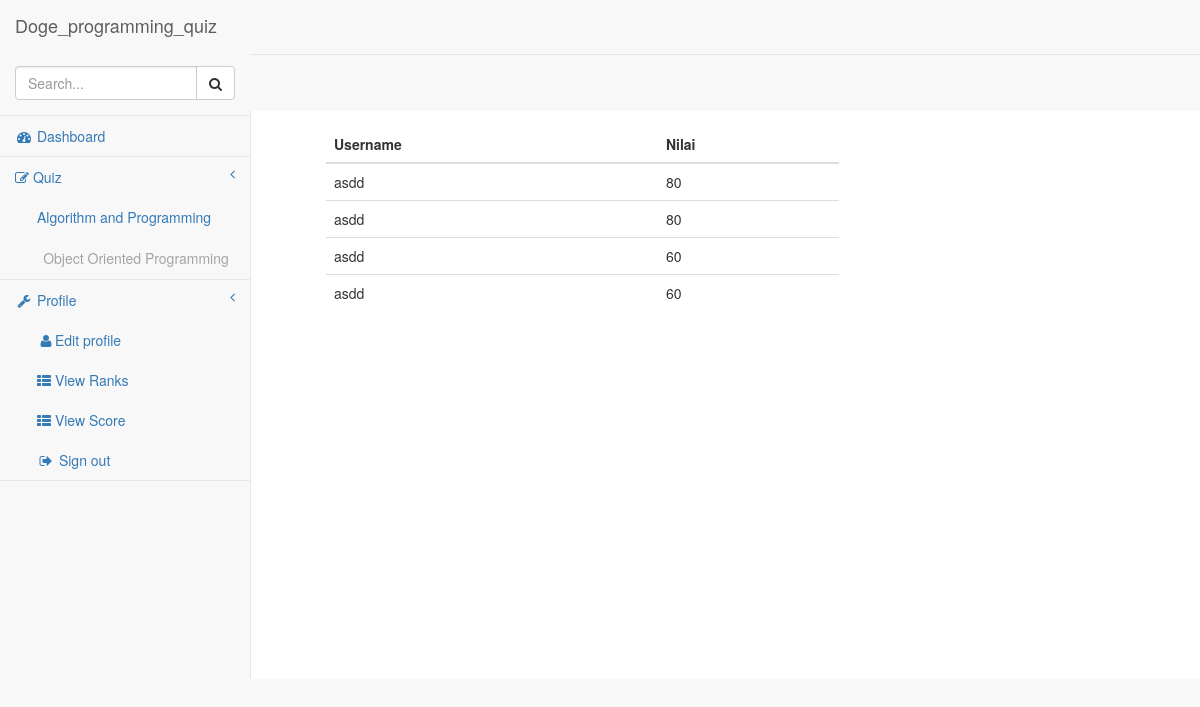
The app's page /pages/nilai_user.php (signed in) with its own data.
### tables this page shows
CREATE TABLE `result` (
  `id` int(5) NOT NULL,
  `username` varchar(100) NOT NULL,
  `skor` int(100) NOT NULL
);

### pages/nilai_user.php (the view, shortened to what this page needs)
<?php
    include('functions.php');
?>
<!DOCTYPE html>
<html lang="en">
<head>
    <link href="../vendor/bootstrap/css/bootstrap.min.css" rel="stylesheet">
    <link href="../vendor/metisMenu/metisMenu.min.css" rel="stylesheet">
    <link href="../dist/css/sb-admin-2.css" rel="stylesheet">
    <link href="../vendor/font-awesome/css/font-awesome.min.css" rel="stylesheet" type="text/css">
</head>
<body>
    <div id="wrapper">
        <nav class="navbar navbar-default navbar-static-top" role="navigation" style="margin-bottom: 0">
            <div class="navbar-header">
                <a class="navbar-brand" href="blank.php">Doge_programming_quiz</a>
            </div>
            <ul class="nav navbar-top-links navbar-right">
                <li class="dropdown">
                    <a class="dropdown-toggle" data-toggle="dropdown" href="#">
                    </a>
                   </li>
               </ul>
            <div class="navbar-default sidebar" role="navigation">
                <div class="sidebar-nav navbar-collapse">
                    <ul class="nav" id="side-menu">
                        <li class="sidebar-search">
                            <div class="input-group custom-search-form">
                                <input type="text" class="form-control" placeholder="Search...">
                                <span class="input-group-btn">
                                    <button class="btn btn-default" type="button">
                                        <i class="fa fa-search"></i>
                                    </button>
                                </span>
                            </div>
                        </li>
                        <li>
                            <a href="blank.php"><i class="fa fa-dashboard fa-fw"></i> Dashboard</a>
                        </li>
                        <li>
                            <a href=""><i class="fa fa-pencil-square-o"></i> Quiz<span class="fa arrow"></span></a>
                            <ul class="nav nav-second-level">
                                <li>
                                    <a href="quiz_panel.php">Algorithm and Programming</a>
                                </li>
                                <li>
                                    <a href="#"class="btn btn-link disabled">Object Oriented Programming </a>
                                </li>
                            </ul>
                        </li>
                        <li>
                            <a href="#"><i class="fa fa-wrench fa-fw"></i> Profile<span class="fa arrow"></span></a>
                            <ul class="nav nav-second-level">
                                <li>
                                    <a href="#"><i class="fa fa-user fa-fw"></i>Edit profile</a>
                                </li>
                                <li>
                                    <a href="#"> <i class="fa fa-th-list"></i> View Ranks</a>
                                </li>
                                 <li>
                                    <a href="nilai_user.php"> <i class="fa fa-th-list"></i> View Score</a>
                                </li>
                                <li>
                                    <a href="main.php?logout='1'"><i class="fa fa-sign-out fa-fw"></i> Sign out</a>
                                </li>
                            </ul>
                        </li>
                            </ul>
                </div>
            </div>
        </nav>
        <?php if (isset($_SESSION['success'])) : ?>
            <div class="error success" >
                <h3>
                </h3>
            </div>
        <?php endif ?>
        <div id="page-wrapper">
            <div class="container-fluid">
                <div class="row">
                    <div class="col-lg-12">
                        <div class="content">
                             <div class="col-xs-12 col-md-8">
                                        <div class="form-group">
                                            <?php
                        $nama= $_SESSION['user']['username'];
                 $result = mysqli_query($db,"SELECT username,skor From Result WHERE username='$nama'");
                        echo "
                            <div class='panel-body'>
                            <div class='table-responsive'>
                            <table class='table table-hover'>
                            <thead>
                            <tr>
                            <th align='center''>Username</th>
                            <th align='center''>Nilai </th>
                            </tr>
                            </thead>";
                    while($row = mysqli_fetch_array($result))
                        {
                            echo "<tr>";
                            echo "<td '>" . $row['username'] . "</td>";
                            echo "<td '>" . $row['skor'] . "</td>";
                            echo "</tr>";
                            }
                echo "</table></center>";
                    ?>
                                </div>
                            </div><br>
                        </div>
                    </div>
                </div>
            </div>
        </div>

### records on screen
result: username "asdd", skor "80"
result: username "asdd", skor "80"
result: username "asdd", skor "60"
result: username "asdd", skor "60"
